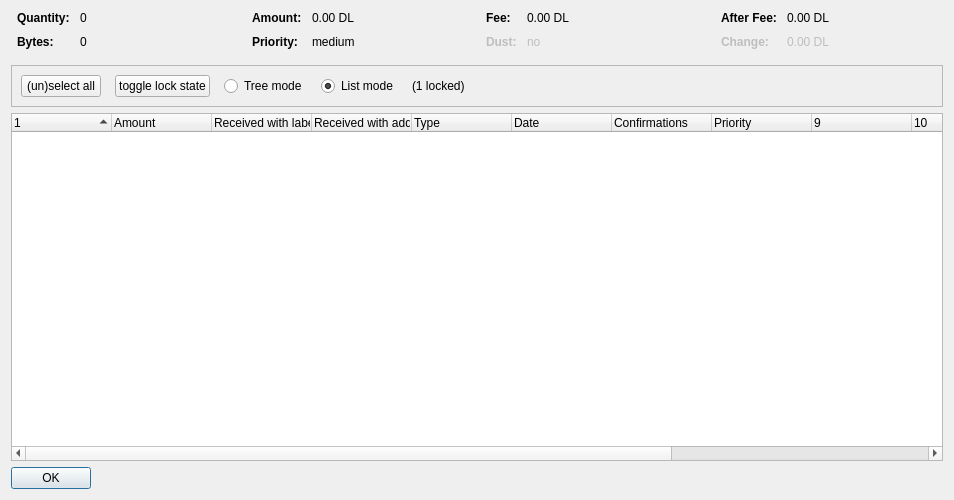
<?xml version="1.0" encoding="UTF-8"?>
<ui version="4.0">
 <class>CoinControlDialog</class>
 <widget class="QDialog" name="CoinControlDialog">
  <property name="geometry">
   <rect>
    <x>0</x>
    <y>0</y>
    <width>954</width>
    <height>500</height>
   </rect>
  </property>
  <property name="windowTitle">
   <string>Coin Selection</string>
  </property>
  <layout class="QVBoxLayout" name="verticalLayout">
   <item>
    <layout class="QHBoxLayout" name="horizontalLayoutTop" stretch="0,0,0,0">
     <property name="topMargin">
      <number>0</number>
     </property>
     <property name="bottomMargin">
      <number>10</number>
     </property>
     <item>
      <layout class="QFormLayout" name="formLayoutCoinControl1">
       <property name="horizontalSpacing">
        <number>10</number>
       </property>
       <property name="verticalSpacing">
        <number>10</number>
       </property>
       <property name="leftMargin">
        <number>6</number>
       </property>
       <property name="rightMargin">
        <number>6</number>
       </property>
       <item row="0" column="0">
        <widget class="QLabel" name="labelCoinControlQuantityText">
         <property name="font">
          <font>
           <weight>75</weight>
           <bold>true</bold>
          </font>
         </property>
         <property name="text">
          <string>Quantity:</string>
         </property>
        </widget>
       </item>
       <item row="0" column="1">
        <widget class="QLabel" name="labelCoinControlQuantity">
         <property name="cursor">
          <cursorShape>IBeamCursor</cursorShape>
         </property>
         <property name="contextMenuPolicy">
          <enum>Qt::ActionsContextMenu</enum>
         </property>
         <property name="text">
          <string notr="true">0</string>
         </property>
         <property name="textInteractionFlags">
          <set>Qt::LinksAccessibleByMouse|Qt::TextSelectableByKeyboard|Qt::TextSelectableByMouse</set>
         </property>
        </widget>
       </item>
       <item row="1" column="0">
        <widget class="QLabel" name="labelCoinControlBytesText">
         <property name="font">
          <font>
           <weight>75</weight>
           <bold>true</bold>
          </font>
         </property>
         <property name="text">
          <string>Bytes:</string>
         </property>
        </widget>
       </item>
       <item row="1" column="1">
        <widget class="QLabel" name="labelCoinControlBytes">
         <property name="cursor">
          <cursorShape>IBeamCursor</cursorShape>
         </property>
         <property name="contextMenuPolicy">
          <enum>Qt::ActionsContextMenu</enum>
         </property>
         <property name="text">
          <string notr="true">0</string>
         </property>
         <property name="textInteractionFlags">
          <set>Qt::LinksAccessibleByMouse|Qt::TextSelectableByKeyboard|Qt::TextSelectableByMouse</set>
         </property>
        </widget>
       </item>
      </layout>
     </item>
     <item>
      <layout class="QFormLayout" name="formLayoutCoinControl2">
       <property name="horizontalSpacing">
        <number>10</number>
       </property>
       <property name="verticalSpacing">
        <number>10</number>
       </property>
       <property name="leftMargin">
        <number>6</number>
       </property>
       <property name="rightMargin">
        <number>6</number>
       </property>
       <item row="0" column="0">
        <widget class="QLabel" name="labelCoinControlAmountText">
         <property name="font">
          <font>
           <weight>75</weight>
           <bold>true</bold>
          </font>
         </property>
         <property name="text">
          <string>Amount:</string>
         </property>
        </widget>
       </item>
       <item row="0" column="1">
        <widget class="QLabel" name="labelCoinControlAmount">
         <property name="cursor">
          <cursorShape>IBeamCursor</cursorShape>
         </property>
         <property name="contextMenuPolicy">
          <enum>Qt::ActionsContextMenu</enum>
         </property>
         <property name="text">
          <string notr="true">0.00 DL</string>
         </property>
         <property name="textInteractionFlags">
          <set>Qt::LinksAccessibleByMouse|Qt::TextSelectableByKeyboard|Qt::TextSelectableByMouse</set>
         </property>
        </widget>
       </item>
       <item row="1" column="0">
        <widget class="QLabel" name="labelCoinControlPriorityText">
         <property name="font">
          <font>
           <weight>75</weight>
           <bold>true</bold>
          </font>
         </property>
         <property name="text">
          <string>Priority:</string>
         </property>
        </widget>
       </item>
       <item row="1" column="1">
        <widget class="QLabel" name="labelCoinControlPriority">
         <property name="cursor">
          <cursorShape>IBeamCursor</cursorShape>
         </property>
         <property name="contextMenuPolicy">
          <enum>Qt::ActionsContextMenu</enum>
         </property>
         <property name="text">
          <string>medium</string>
         </property>
         <property name="textInteractionFlags">
          <set>Qt::LinksAccessibleByMouse|Qt::TextSelectableByKeyboard|Qt::TextSelectableByMouse</set>
         </property>
        </widget>
       </item>
      </layout>
     </item>
     <item>
      <layout class="QFormLayout" name="formLayoutCoinControl3">
       <property name="horizontalSpacing">
        <number>10</number>
       </property>
       <property name="verticalSpacing">
        <number>10</number>
       </property>
       <property name="leftMargin">
        <number>6</number>
       </property>
       <property name="rightMargin">
        <number>6</number>
       </property>
       <item row="0" column="0">
        <widget class="QLabel" name="labelCoinControlFeeText">
         <property name="font">
          <font>
           <weight>75</weight>
           <bold>true</bold>
          </font>
         </property>
         <property name="text">
          <string>Fee:</string>
         </property>
        </widget>
       </item>
       <item row="0" column="1">
        <widget class="QLabel" name="labelCoinControlFee">
         <property name="cursor">
          <cursorShape>IBeamCursor</cursorShape>
         </property>
         <property name="contextMenuPolicy">
          <enum>Qt::ActionsContextMenu</enum>
         </property>
         <property name="text">
          <string notr="true">0.00 DL</string>
         </property>
         <property name="textInteractionFlags">
          <set>Qt::LinksAccessibleByMouse|Qt::TextSelectableByKeyboard|Qt::TextSelectableByMouse</set>
         </property>
        </widget>
       </item>
       <item row="1" column="0">
        <widget class="QLabel" name="labelCoinControlLowOutputText">
         <property name="enabled">
          <bool>false</bool>
         </property>
         <property name="font">
          <font>
           <weight>75</weight>
           <bold>true</bold>
          </font>
         </property>
         <property name="text">
          <string>Dust:</string>
         </property>
        </widget>
       </item>
       <item row="1" column="1">
        <widget class="QLabel" name="labelCoinControlLowOutput">
         <property name="enabled">
          <bool>false</bool>
         </property>
         <property name="cursor">
          <cursorShape>IBeamCursor</cursorShape>
         </property>
         <property name="contextMenuPolicy">
          <enum>Qt::ActionsContextMenu</enum>
         </property>
         <property name="text">
          <string>no</string>
         </property>
         <property name="textInteractionFlags">
          <set>Qt::LinksAccessibleByMouse|Qt::TextSelectableByKeyboard|Qt::TextSelectableByMouse</set>
         </property>
        </widget>
       </item>
      </layout>
     </item>
     <item>
      <layout class="QFormLayout" name="formLayoutCoinControl4">
       <property name="horizontalSpacing">
        <number>10</number>
       </property>
       <property name="verticalSpacing">
        <number>10</number>
       </property>
       <property name="leftMargin">
        <number>6</number>
       </property>
       <property name="rightMargin">
        <number>6</number>
       </property>
       <item row="0" column="0">
        <widget class="QLabel" name="labelCoinControlAfterFeeText">
         <property name="font">
          <font>
           <weight>75</weight>
           <bold>true</bold>
          </font>
         </property>
         <property name="text">
          <string>After Fee:</string>
         </property>
        </widget>
       </item>
       <item row="0" column="1">
        <widget class="QLabel" name="labelCoinControlAfterFee">
         <property name="cursor">
          <cursorShape>IBeamCursor</cursorShape>
         </property>
         <property name="contextMenuPolicy">
          <enum>Qt::ActionsContextMenu</enum>
         </property>
         <property name="text">
          <string notr="true">0.00 DL</string>
         </property>
         <property name="textInteractionFlags">
          <set>Qt::LinksAccessibleByMouse|Qt::TextSelectableByKeyboard|Qt::TextSelectableByMouse</set>
         </property>
        </widget>
       </item>
       <item row="1" column="0">
        <widget class="QLabel" name="labelCoinControlChangeText">
         <property name="enabled">
          <bool>false</bool>
         </property>
         <property name="font">
          <font>
           <weight>75</weight>
           <bold>true</bold>
          </font>
         </property>
         <property name="text">
          <string>Change:</string>
         </property>
        </widget>
       </item>
       <item row="1" column="1">
        <widget class="QLabel" name="labelCoinControlChange">
         <property name="enabled">
          <bool>false</bool>
         </property>
         <property name="cursor">
          <cursorShape>IBeamCursor</cursorShape>
         </property>
         <property name="contextMenuPolicy">
          <enum>Qt::ActionsContextMenu</enum>
         </property>
         <property name="text">
          <string notr="true">0.00 DL</string>
         </property>
         <property name="textInteractionFlags">
          <set>Qt::LinksAccessibleByMouse|Qt::TextSelectableByKeyboard|Qt::TextSelectableByMouse</set>
         </property>
        </widget>
       </item>
      </layout>
     </item>
    </layout>
   </item>
   <item>
    <widget class="QFrame" name="frame">
     <property name="minimumSize">
      <size>
       <width>0</width>
       <height>40</height>
      </size>
     </property>
     <property name="frameShape">
      <enum>QFrame::StyledPanel</enum>
     </property>
     <property name="frameShadow">
      <enum>QFrame::Sunken</enum>
     </property>
     <layout class="QHBoxLayout" name="horizontalLayout">
      <item>
       <layout class="QHBoxLayout" name="horizontalLayoutPanel" stretch="0,0,0,0,0,0">
        <property name="spacing">
         <number>14</number>
        </property>
        <item>
         <widget class="QPushButton" name="pushButtonSelectAll">
          <property name="sizePolicy">
           <sizepolicy hsizetype="Maximum" vsizetype="Fixed">
            <horstretch>0</horstretch>
            <verstretch>0</verstretch>
           </sizepolicy>
          </property>
          <property name="text">
           <string>(un)select all</string>
          </property>
          <property name="autoDefault">
           <bool>false</bool>
          </property>
         </widget>
        </item>
        <item>
         <widget class="QPushButton" name="pushButtonToggleLock">
          <property name="sizePolicy">
           <sizepolicy hsizetype="Maximum" vsizetype="Fixed">
            <horstretch>0</horstretch>
            <verstretch>0</verstretch>
           </sizepolicy>
          </property>
          <property name="text">
           <string>toggle lock state</string>
          </property>
          <property name="autoDefault">
           <bool>false</bool>
          </property>
         </widget>
        </item>
        <item>
         <widget class="QRadioButton" name="radioTreeMode">
          <property name="sizePolicy">
           <sizepolicy hsizetype="Maximum" vsizetype="Fixed">
            <horstretch>0</horstretch>
            <verstretch>0</verstretch>
           </sizepolicy>
          </property>
          <property name="text">
           <string>Tree mode</string>
          </property>
         </widget>
        </item>
        <item>
         <widget class="QRadioButton" name="radioListMode">
          <property name="sizePolicy">
           <sizepolicy hsizetype="Maximum" vsizetype="Fixed">
            <horstretch>0</horstretch>
            <verstretch>0</verstretch>
           </sizepolicy>
          </property>
          <property name="text">
           <string>List mode</string>
          </property>
          <property name="checked">
           <bool>true</bool>
          </property>
         </widget>
        </item>
        <item>
         <widget class="QLabel" name="labelLocked">
          <property name="text">
           <string>(1 locked)</string>
          </property>
         </widget>
        </item>
        <item>
         <spacer name="horizontalSpacer">
          <property name="orientation">
           <enum>Qt::Horizontal</enum>
          </property>
          <property name="sizeHint" stdset="0">
           <size>
            <width>40</width>
            <height>20</height>
           </size>
          </property>
         </spacer>
        </item>
       </layout>
      </item>
     </layout>
    </widget>
   </item>
   <item>
    <widget class="CoinControlTreeWidget" name="treeWidget">
     <property name="contextMenuPolicy">
      <enum>Qt::CustomContextMenu</enum>
     </property>
     <property name="sortingEnabled">
      <bool>false</bool>
     </property>
     <property name="columnCount">
      <number>13</number>
     </property>
     <attribute name="headerShowSortIndicator" stdset="0">
      <bool>true</bool>
     </attribute>
     <attribute name="headerStretchLastSection">
      <bool>false</bool>
     </attribute>
     <column>
      <property name="text">
       <string/>
      </property>
     </column>
     <column>
      <property name="text">
       <string>Amount</string>
      </property>
     </column>
     <column>
      <property name="text">
       <string>Received with label</string>
      </property>
     </column>
     <column>
      <property name="text">
       <string>Received with address</string>
      </property>
     </column>
     <column>
      <property name="text">
       <string>Type</string>
      </property>
     </column>
     <column>
      <property name="text">
       <string>Date</string>
      </property>
     </column>
     <column>
      <property name="text">
       <string>Confirmations</string>
      </property>
      <property name="toolTip">
       <string>Confirmed</string>
      </property>
     </column>
     <column>
      <property name="text">
       <string>Priority</string>
      </property>
     </column>
     <column>
      <property name="text">
       <string/>
      </property>
     </column>
     <column>
      <property name="text">
       <string/>
      </property>
     </column>
     <column>
      <property name="text">
       <string/>
      </property>
     </column>
     <column>
      <property name="text">
       <string/>
      </property>
     </column>
     <column>
      <property name="text">
       <string/>
      </property>
     </column>
    </widget>
   </item>
   <item>
    <widget class="QDialogButtonBox" name="buttonBox">
     <property name="sizePolicy">
      <sizepolicy hsizetype="Maximum" vsizetype="Fixed">
       <horstretch>0</horstretch>
       <verstretch>0</verstretch>
      </sizepolicy>
     </property>
     <property name="orientation">
      <enum>Qt::Horizontal</enum>
     </property>
     <property name="standardButtons">
      <set>QDialogButtonBox::Ok</set>
     </property>
    </widget>
   </item>
  </layout>
 </widget>
 <customwidgets>
  <customwidget>
   <class>CoinControlTreeWidget</class>
   <extends>QTreeWidget</extends>
   <header>coincontroltreewidget.h</header>
  </customwidget>
 </customwidgets>
 <resources/>
 <connections/>
</ui>
